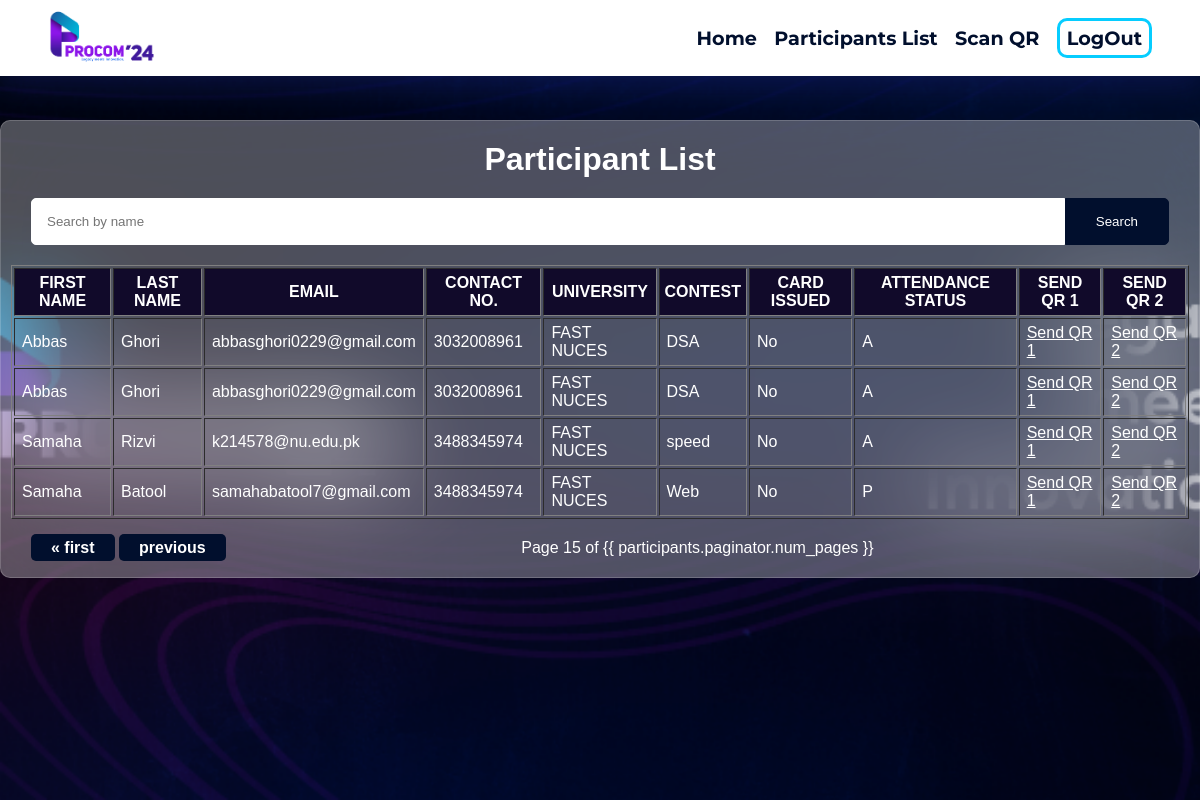
Before: /participants/?page=15 (signed in) with the older database file.
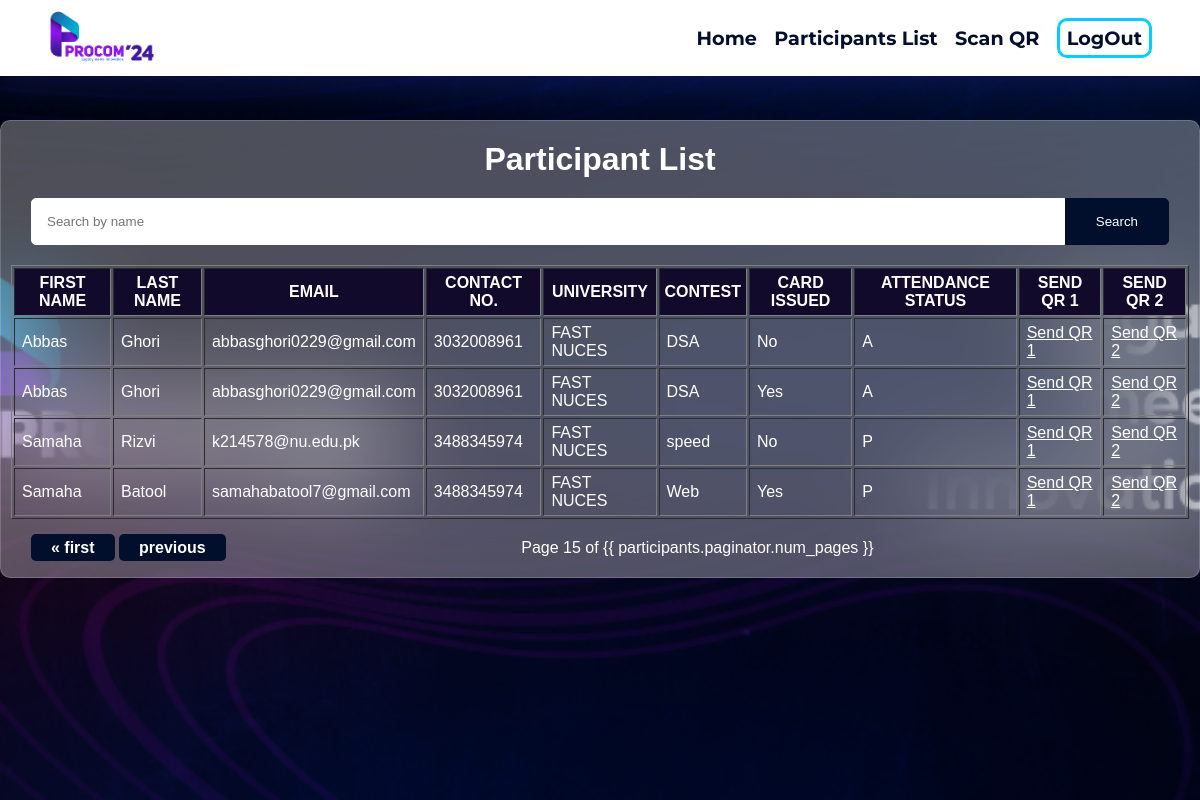
After: the same page with the newer database file.
### registration/models.py (models this page shows, shortened)
class Participants(models.Model):
    participantID = models.AutoField(primary_key=True)
    firstname = models.CharField(max_length=255)
    lastname = models.CharField(max_length=255)
    email = models.EmailField()
    phonenumber = models.CharField(max_length=20)
    universityname = models.CharField(max_length=255)
    contestname = models.CharField(max_length=255)
    age = models.PositiveIntegerField()
    attendanceStatus = models.CharField(max_length=255, default='A')

### registration/views.py (the view)
# urls.py: path('participants/', participant_list, name='participant_list'),
def participant_list(request):
    if 'user_id' in request.session:
        search_query = request.GET.get('search', '')
        page = request.GET.get('page', 1)
        print("deddf3f3ef3f3e4f34")
        print(request.user)
        if search_query:
            search_terms = search_query.split()
            first_name_q = Q()
            last_name_q = Q()
            for term in search_terms:
                first_name_q |= Q(firstname__icontains=term)
                last_name_q |= Q(lastname__icontains=term)
            participants = Participants.objects.filter(first_name_q | last_name_q)
        else:
            participants = Participants.objects.all()
        paginator = Paginator(participants, 10)  # Show 10 participants per page
        try:
            participants = paginator.page(page)
        except PageNotAnInteger:
            participants = paginator.page(1)
        except EmptyPage:
            participants = paginator.page(paginator.num_pages)
        context = {'participants': participants, 'search_query': search_query}
        return render(request, 'participant_list.html', context)
    else:
        return render(request, 'login.html')

### registration/templates/participant_list.html (shortened to what the changed rows need)
{% load static %}
<!DOCTYPE html>
<html lang="en">
  <head>
    <link
      href="https://unpkg.com/boxicons@2.1.4/css/boxicons.min.css"
      rel="stylesheet"
    />
    <link
      href="https://unpkg.com/boxicons@2.1.4/css/boxicons.min.css"
      rel="stylesheet"
    />
    <link rel="stylesheet" href="{% static 'nav.css' %}" />
    <link rel="stylesheet" href="{% static 'style.css' %}" />
  </head>
  <body>
    <div class="outerdiv">
      <div class="innerdiv">
        <h1 class="mainhead">Participant List</h1>
        <div class="table">
          <table border="1" class="datatable">
            <thead>
              <tr>
                <th class="tabheadings">First Name</th>
                <th class="tabheadings">Last Name</th>
                <th class="tabheadings">Email</th>
                <th class="tabheadings">Contact NO.</th>
                <th class="tabheadings">University</th>
                <th class="tabheadings">Contest</th>
                <th class="tabheadings">Card Issued</th>
                <th class="tabheadings">Attendance Status</th>
                <th class="tabheadings">Send QR 1</th>
                <th class="tabheadings">Send QR 2</th>
              </tr>
            </thead>
            <tbody>
              {% for participant in participants|slice:":10" %}
              <tr>
                <td>{{ participant.firstname }}</td>
                <td>{{ participant.lastname }}</td>
                <td>{{ participant.email }}</td>
                <td>{{ participant.phonenumber }}</td>
                <td>{{ participant.universityname }}</td>
                <td>{{ participant.contestname }}</td>
                <td> {% if participant.participantcard_set.all %}
                  Yes
                {% else %}
                  No
                {% endif %}</td>
                <td>{{ participant.attendanceStatus }}</td>
                <td>
                  <a href="{% url 'send_qr' participant.participantID 1 %}"
                    >Send QR 1</a
                  >
                </td>
                <td>
                  <a href="{% url 'send_qr' participant.participantID 2 %}"
                    >Send QR 2</a
                  >
                </td>
              </tr>
              {% endfor %}
            </tbody>
          </table>
        </div>
      </div>
    </div>
  </body>
</html>

Changed rows visible on the page:
computed for Participants (number 2 of 4 on the later page): text "No" → "Yes"
changed Participants "Rizvi": attendanceStatus "A" → "P"
computed for Participants "Batool": text "No" → "Yes"
